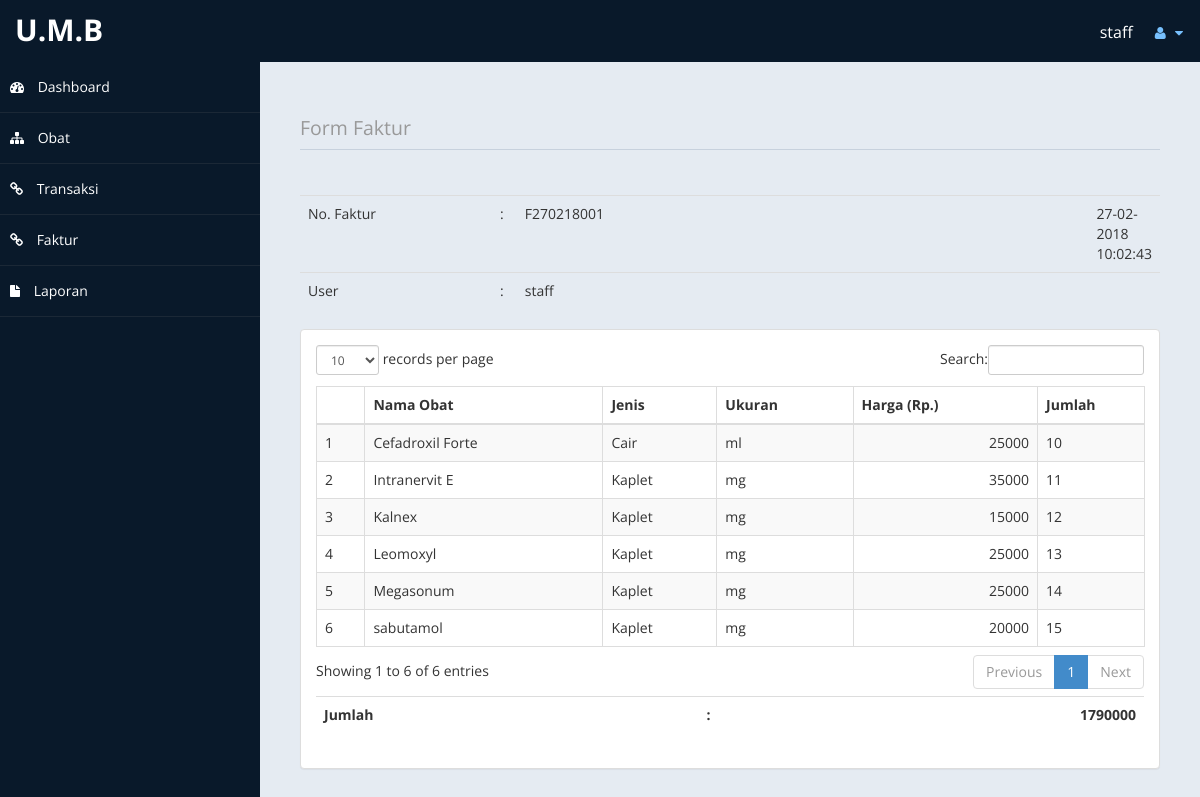
Screenshot of /index.php?page=faktur&action=input&isedit=1&kd=F101217001 (signed in) with the database file from the repository.
### tables this page shows
CREATE TABLE `tb_detail_faktur` (
  `id_detail_faktur` int(11) NOT NULL,
  `no_faktur` varchar(10) NOT NULL,
  `kode_obat` varchar(10) NOT NULL,
  `jumlah` float DEFAULT NULL
);

CREATE TABLE `tb_obat` (
  `kode_obat` varchar(10) NOT NULL,
  `nama_obat` varchar(50) DEFAULT NULL,
  `jenis` varchar(20) NOT NULL,
  `ukuran` varchar(3) NOT NULL,
  `harga` int(11) NOT NULL,
  `stok` int(11) NOT NULL DEFAULT '0'
);

### content/faktur/form_faktur.php (the view, shortened to what this page needs)
<?php
$isedit 	= @$_GET['isedit'];
$kd  		= @$_GET['kd'];
	$query 	= "select * from tb_faktur where no_faktur like '".date('dmy')."%'";
	$sql 	= mysql_query($query) or die(mysql_error());
	$cek 	= mysql_num_rows($sql);
	$no 	= "";
	$pad 	= 3;
	if($cek>0){
		$query 	= "select max(no_faktur) as max from tb_faktur where no_faktur like '".date('dmy')."%'";
		$sql  	= mysql_query($query) or die (mysql_error());
		$data 	= mysql_fetch_array($sql);
		$no 	= ((int) substr($data['max'], 7)) + 1;
		if ($no > 9){
			$pad 	= 2;
		} else if ($no > 99){
			$pad 	= 1;
		}
	} else {
		$no 	= "1";
	}
	$no 	= "F".date('dmy').str_pad($no,$pad,"0",STR_PAD_LEFT);
?>
<div class="box">
	<div class="row">
	    <div class="col-md-12">
	        <h2 class="page-header">
	            <small>Form Faktur</small>
	        </h2>
	    </div>
	</div>
	<div class="body">
		<table class="table table-hover">
			<tr>
				<td width="200px"> No. Faktur </td>
				<td width="25px"> : </td>
				<td width="600px"> <?php echo $no;?> </td>
				<td width=""> <?php echo  date('d-m-Y H:m:s');?> </td>
			</tr>
			<tr>
				<td> User </td>
				<td width="25px"> : </td>
				<td colspan="6"> <?php echo @$_SESSION['nama'];?> </td>
			</tr>
		</table>
	</div>
	<div class="panel panel-default">
		<div class="panel-body">
			<form action="" method="post">
				<div class="table-responsive">
					<table id="table_id" class="table table-striped table-bordered table-hover">
						<thead>
							<tr>
								<th width=""></th>
								<th>Nama Obat</th>
								<th>Jenis</th>
								<th>Ukuran</th>
								<th>Harga (Rp.)</th>
								<th width="90">Jumlah</th>
							</tr>
						</thead>
						<tbody>
					<?php
						$obtSql = ($isedit == 0) ? "select * FROM tb_obat ORDER BY kode_obat ASC" : "select * FROM tb_detail_faktur a, tb_obat b where a.kode_obat=b.kode_obat and a.no_faktur = '".$kd."'";
						$obtQry = mysql_query($obtSql)  or die ("Query Obat salah : ".mysql_error());
						$n 		= 1;
						$total 	= 0;
						while ($obat = mysql_fetch_array($obtQry)) {
					?>
							<tr>
								<td>
									<?php echo ($isedit == 0) ? "<input type='checkbox' name='obt[]' value='".$obat['kode_obat']."'>": $n; ?>
								</td>
								<td><?php echo $obat['nama_obat'];?></td>
								<td><?php echo $obat['jenis'];?></td>
								<td><?php echo $obat['ukuran'];?></td>
								<td align="right"><?php echo $obat['harga'];?></td>
								<td>
								  	<?php echo ($isedit == 0) ? "<input type='number' name='jml[]' class='form-control'>" : $obat['jumlah'];?>
								</td>
							</tr>
					<?php
						if($isedit==1){$total = $total + ($obat['harga'] * $obat['jumlah']);}
						$n++;
						}
					?>
						</tbody>
					</table>
					<?php
						if($isedit == 1){
					?>
						<table class="table table-hover">
							<tr>
								<td> <strong>Jumlah</strong> </td>
								<td width="25px"> <strong>:</strong> </td>
								<td colspan="6" align='right'> <strong><?php echo $total;?></strong> </td>
							</tr>
						</table>
					<?php
						}
					?>
				</div>
			</form>
		</div>
	</div>
</div>

### assets/css/custom-styles.css (style rules this page uses)
body { font-family: 'Open Sans', sans-serif; }
h1, .h1, h2, .h2, h3, .h3 { margin-top: 7px; margin-bottom: -5px; }
h2 { color: #000; }
.page-header { padding-bottom: 9px; margin: 10px 0 45px; border-bottom: 1px solid #C7D1DD; }

### rows the page displays
tb_detail_faktur: kode_obat.nama_obat "Cefadroxil Forte", kode_obat.jenis "Cair", kode_obat.ukuran "ml", kode_obat.harga "25000", jumlah "10"
tb_detail_faktur: kode_obat.nama_obat "Intranervit E", kode_obat.jenis "Kaplet", kode_obat.ukuran "mg", kode_obat.harga "35000", jumlah "11"
tb_detail_faktur: kode_obat.nama_obat "Kalnex", kode_obat.jenis "Kaplet", kode_obat.ukuran "mg", kode_obat.harga "15000", jumlah "12"
tb_detail_faktur: kode_obat.nama_obat "Leomoxyl", kode_obat.jenis "Kaplet", kode_obat.ukuran "mg", kode_obat.harga "25000", jumlah "13"
tb_detail_faktur: kode_obat.nama_obat "Megasonum", kode_obat.jenis "Kaplet", kode_obat.ukuran "mg", kode_obat.harga "25000", jumlah "14"
tb_detail_faktur: kode_obat.nama_obat "sabutamol", kode_obat.jenis "Kaplet", kode_obat.ukuran "mg", kode_obat.harga "20000", jumlah "15"

### other values shown
$no "F270218001"
$total "1790000"
